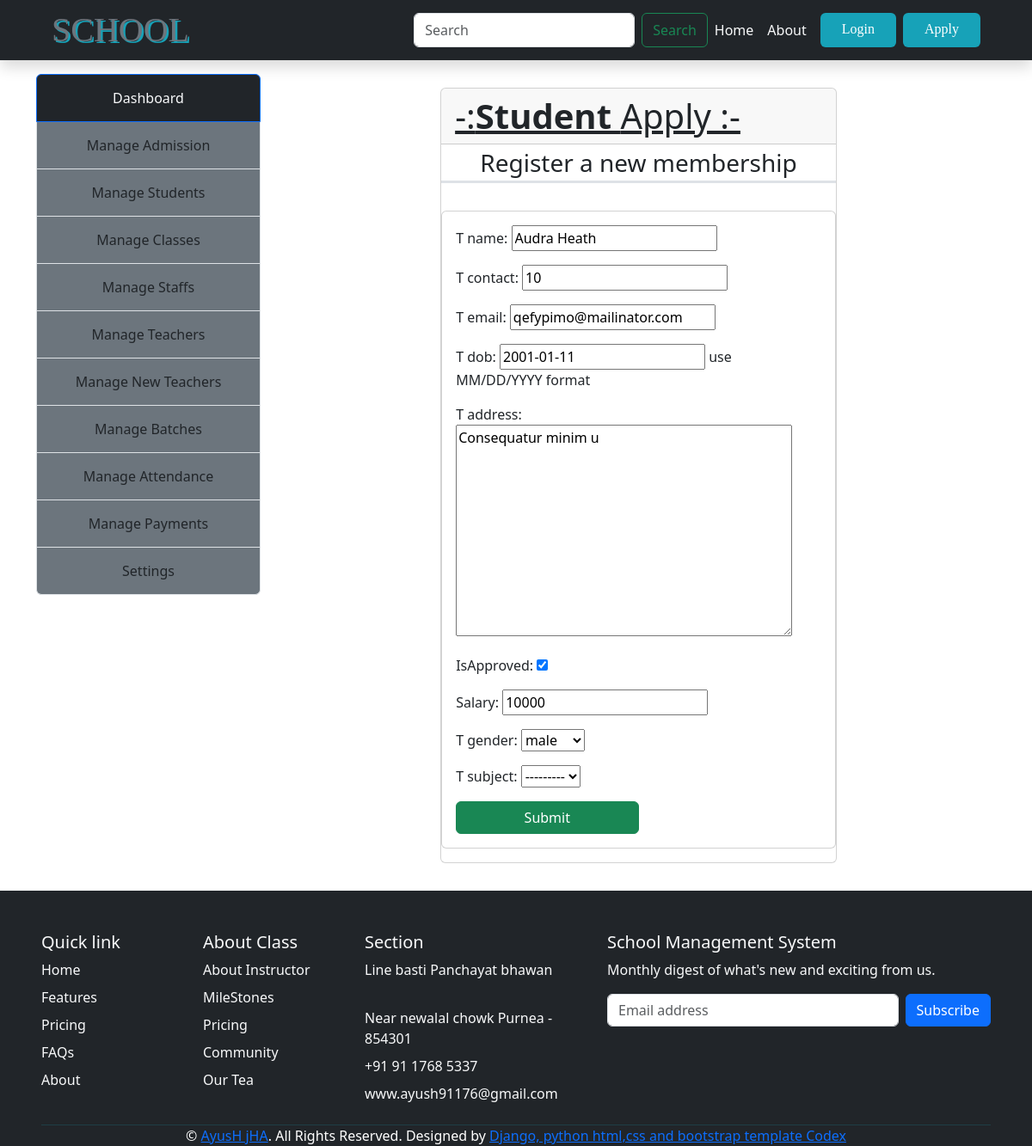
The page /manage-teacher/2/edit/ on the database its author committed.
### school_management/models.py (models this page shows, shortened)
class Teacher(models.Model):
    t_name = models.CharField(max_length=150)
    t_contact = models.IntegerField()
    t_email = models.EmailField()
    t_dob=models.DateField(help_text="use MM/DD/YYYY format")
    t_address = models.TextField()
    isApproved = models.BooleanField(default=False)
    salary = models.IntegerField(max_length=100, default=None,blank=True,null=True,)
    t_gender=models.CharField(max_length=10,choices=GENDER)
    t_subject = models.ForeignKey("Subject",on_delete=models.CASCADE,default=None,blank=True,null=True,unique=True)

### school_management/views.py (the view)
# urls.py: path("manage-teacher/<int:id>/edit/",editTeacher,name="editTeacher"),
def editTeacher(req,id):
    teacher= Teacher.objects.get(pk=id)
    form = EditTeacherForm(req.POST or None , req.FILES or None,instance = teacher)
    if req.method=="POST":
        if form.is_valid():
            form.save()
            return redirect(manageTeacher)
    return render(req,"admin/editManageTeacher.html",{"form":form})

### school_management/forms.py
class EditTeacherForm(ModelForm):
    class Meta:
        model = Teacher
        fields = "__all__"

### template/admin/editManageTeacher.html (shortened to what this page needs)
{% extends 'admin/adminBase.html'%}
{% block 'admin-content' %}
<div class="container-flex">
    <div class="container">
        <div class="row">
            <div class="col-lg-7 my-3 col-sm-8 mx-auto">
                <div class="card card-outline card-primary">
                    <div class="card-header ">
                        <a href="" class="h1">-:<b>Student </b> Apply :-</a>
                    </div>
                    <p class="fs-3 text-center  border-bottom border-3 boder-dark login-box-msg">Register a new membership</p>
                    <div class="col-12 mx-auto  my-3">
                        <div class="card">
                            <div class="card-body">
                                <form action="" method="post" enctype="multipart/form-data" >
                                    {{form.as_p}}
                                    <input type="submit" class="btn btn-success w-50">
                                </form>
                            </div>
                        </div>
                    </div>
                </div>
            </div>
        </div>
    </div>
</div>
{% endblock 'admin-content' %}

### rows shown on the page
Teacher: t_name "Audra Heath", t_contact "10", t_email "qefypimo@mailinator.com", t_dob "2001-01-11", t_address "Consequatur minim u", isApproved "☑", salary "10000", t_gender "male", t_subject "---------"
